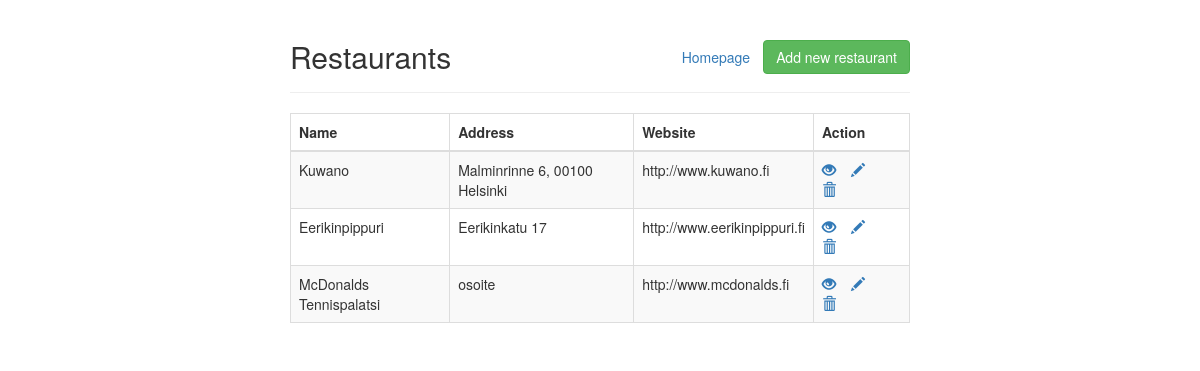
Page /LunchMachine5000_php/list.php on the committed database.
### tables this page shows
CREATE TABLE `restaurants` (
  `id` int(11) NOT NULL,
  `name` varchar(100) NOT NULL,
  `address` varchar(255) NOT NULL,
  `website` varchar(100) NOT NULL
);

### LunchMachine5000_php/list.php (the view, shortened to what this page needs)
<!DOCTYPE html>
<html lang="en">
<head>
    <link rel="stylesheet" href="https://maxcdn.bootstrapcdn.com/bootstrap/3.3.7/css/bootstrap.css">
</head>
<body>
    <div class="wrapper">
        <div class="container-fluid">
            <div class="row">
                <div class="col-md-12">
                    <div class="page-header clearfix">
                        <h2 class="pull-left">Restaurants</h2>
                        <a href="create.php" class="btn btn-success pull-right">Add new restaurant</a>
                        <a href="index.php" class="btn pull-right">Homepage</a>
                    </div>
                    <?php
                    require_once '../config.php';
                    $sql = "SELECT * FROM restaurants";
                    if($result = mysqli_query($link, $sql)){
                        if(mysqli_num_rows($result) > 0){
                            echo "<table class='table table-bordered table-striped'>";
                                echo "<thead>";
                                    echo "<tr>";
                                        echo "<th>Name</th>";
                                        echo "<th>Address</th>";
                                        echo "<th>Website</th>";
                                        echo "<th>Action</th>";
                                    echo "</tr>";
                                echo "</thead>";
                                echo "<tbody>";
                                while($row = mysqli_fetch_array($result)){
                                    echo "<tr>";
                                        echo "<td>" . $row['name'] . "</td>";
                                        echo "<td>" . $row['address'] . "</td>";
                                        echo "<td>" . $row['website'] . "</td>";
                                        echo "<td>";
                                            echo "<a href='read.php?id=". $row['id'] ."' title='View Record' data-toggle='tooltip'><span class='glyphicon glyphicon-eye-open'></span></a>";
                                            echo "<a href='update.php?id=". $row['id'] ."' title='Update Record' data-toggle='tooltip'><span class='glyphicon glyphicon-pencil'></span></a>";
                                            echo "<a href='delete.php?id=". $row['id'] ."' title='Delete Record' data-toggle='tooltip'><span class='glyphicon glyphicon-trash'></span></a>";
                                        echo "</td>";
                                    echo "</tr>";
                                }
                                echo "</tbody>";
                            echo "</table>";
                        } else{
                            echo "<p class='lead'><em>No restaurants found.</em></p>";
                        }
                    } else{
                        echo "ERROR: Could not able to execute $sql. " . mysqli_error($link);
                    }
                    ?>
                </div>
            </div>
        </div>
    </div>
</body>
</html>

### LunchMachine5000_php/list.php (style rules this page uses)
.wrapper { width: 650px; margin: 0 auto; }
.page-header h2 { margin-top: 0; }
table tr td:last-child a { margin-right: 15px; }

### rows in the picture
restaurants: name "Kuwano", address "Malminrinne 6, 00100 Helsinki", website "http://www.kuwano.fi"
restaurants: name "Eerikinpippuri", address "Eerikinkatu 17", website "http://www.eerikinpippuri.fi"
restaurants: name "McDonalds Tennispalatsi", address "osoite", website "http://www.mcdonalds.fi"
